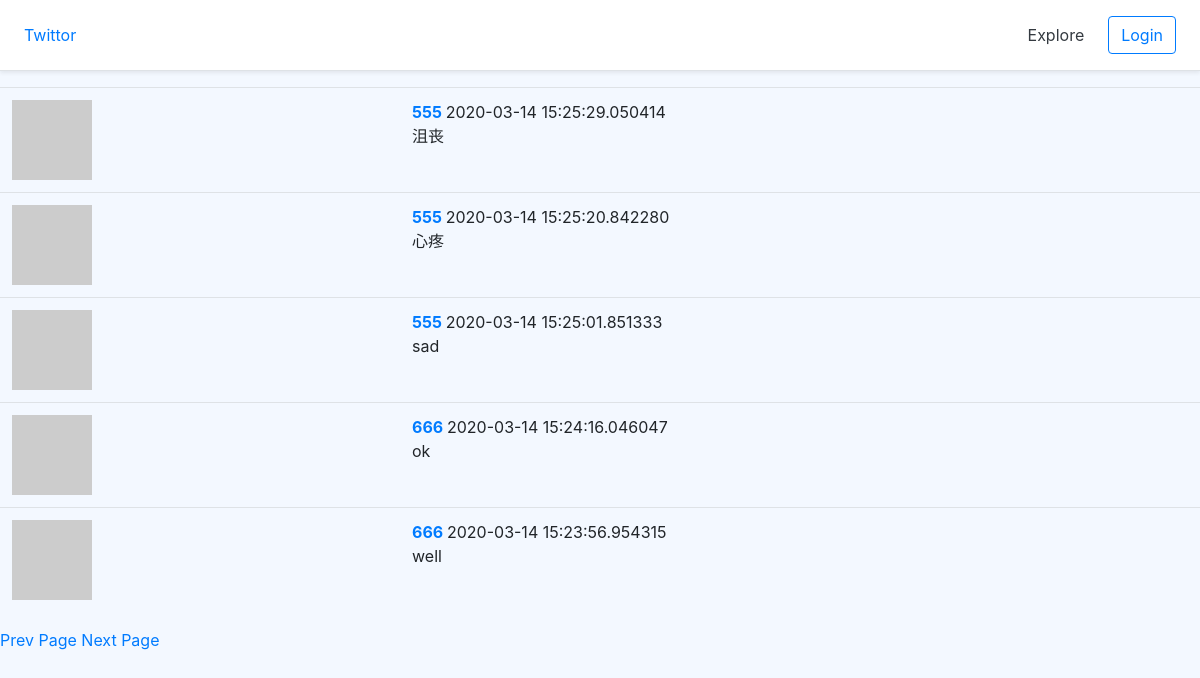
/explore?page=3, run on the app's committed database.
### twittor/models/tweet.py (models this page shows, shortened)
class Tweet(db.Model):
    id = db.Column (db.Integer ,primary_key = True)
    body = db.Column(db.String(140))
    create_time = db.Column(db.DateTime,default= datetime.utcnow)
    user_id = db.Column(db.Integer ,db.ForeignKey('user.id'))#这里的'user,id'里的user不是class那个user而是所建的表的user。user_id必须是user那个table里面的id，所以用ForeignKey关联user里面的id

### twittor/models/user.py (models this page shows, shortened)
class User(UserMixin,db.Model):#通过继承db.Model创建class User
    id = db.Column (db.Integer , primary_key= True )
    username = db.Column (db.String(64), unique=True ,index = True )#加上index是因为速度会快一些
    email = db.Column(db.String(64),unique= True,index=True)
    password_hash = db.Column(db.String(128))
    about_me= db.Column(db.String(128))
    create_time = db.Column(db.DateTime, default=datetime.utcnow)
    tweets = db.relationship('Tweet',backref = 'author',lazy='dynamic')#这里的'Tweet'里的,用来了解一个用户发了多少个推特，不是表中的一列
    followed = db.relationship (
        'User',secondary=followers,
        primaryjoin=(followers.c.follower_id == id),
        secondaryjoin=(followers.c.followed_id == id),
        backref=db.backref('followers', lazy='dynamic'), lazy = 'dynamic')
    def avatar(self,size = 80):
        md5_digest = md5(self.email.lower().encode('utf-8')).hexdigest()
        return 'https://www.gravatar.com/avatar/{}?d=identicon&s={}'.format(md5_digest,size)

### twittor/route.py (the view)
def explore():
    page_num = int(request.args.get('page') or 1)
    tweets = Tweet.query.order_by(Tweet.create_time.desc()).paginate(page=page_num,
                                                                  per_page=current_app.config['TWEET_PER_PAGE'],
                                                                  error_out=False)
    next_url = url_for('explore', page=tweets.next_num ) if tweets.has_next else None
    prev_url = url_for('explore', page=tweets.prev_num ) if tweets.has_prev else None
    return render_template('explore.html', tweets=tweets.items,next_url=next_url, prev_url=prev_url,
                          )

### twittor/templates/explore.html
 {% extends "base.html" %}
{% block content %}
  {% include '_tweets.html' %}
    {% if prev_url %}
    <a href="{{ prev_url }}">Prev Page</a>
    {% endif  %}
    {% if next_url %}
    <a href="{{ next_url }}">Next Page</a>
    {% endif  %}
{% endblock %}

### twittor/templates/_tweets.html
<table class="table table-hover">
  {% for tweet in tweets %}
    <tr valign="top">
        <td><img src = "{{ tweet.author.avatar(48) }}" alt=""></td>
        <td class="col-md-8 align-left">
            <a href="{{ url_for('profile',username =  tweet.author.username) }}"><b>{{ tweet.author.username }} </b></a>
            {{ tweet.create_time }}<br>
            {{ tweet.body }}
        </td>
    </tr>
   {% endfor %}
</table>

### data on the page
Tweet: author.username "555", create_time "2020-03-14 15:25:29.050414", body "沮丧"
Tweet: author.username "555", create_time "2020-03-14 15:25:20.842280", body "心疼"
Tweet: author.username "555", create_time "2020-03-14 15:25:01.851333", body "sad"
Tweet: author.username "666", create_time "2020-03-14 15:24:16.046047", body "ok"
Tweet: author.username "666", create_time "2020-03-14 15:23:56.954315", body "well"
